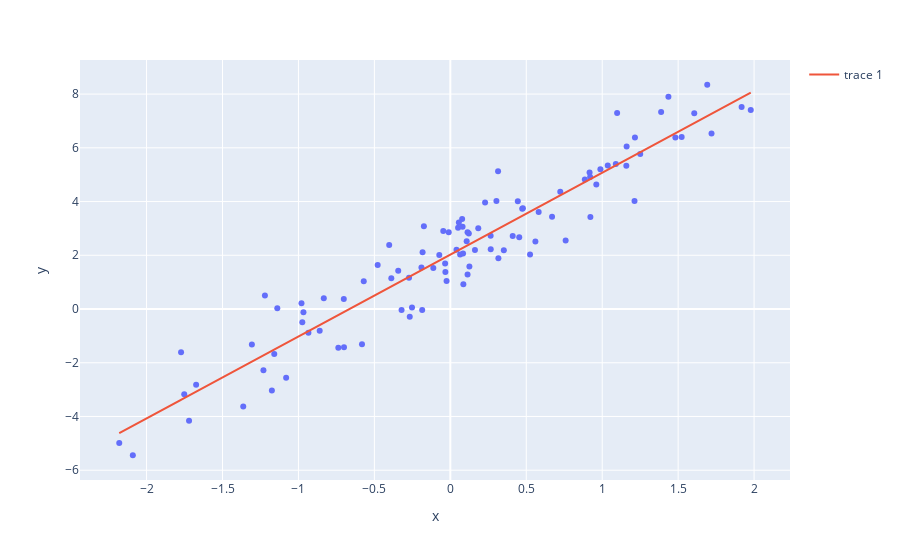

Notebook cell for this chart:
### Code cell
fig = px.scatter(x=X, y=Y)
fig.add_scatter(x=X, y=preds)
fig.show()
